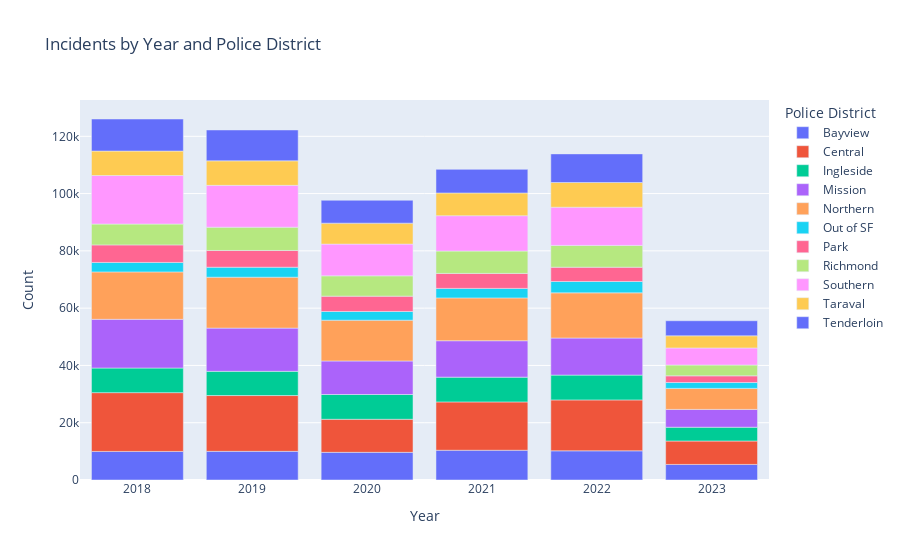

This figure's notebook cell:
### Code cell
#####################################################################
# Insight 5: Year-wise crime counts per district
#####################################################################
sql5 = """SELECT DISTINCT IncidentYear,PoliceDistrict, COUNT(1)
 FROM Incident_Details
 GROUP BY IncidentYear,PoliceDistrict 
 ORDER BY 2,1"""
insight5 = execute_sql_statement(sql5,conn) 
rows = [{'Year': row[0], 'Police District': row[1], 'Count': row[2]} for row in insight5]

fig = px.bar(rows, x='Year', y='Count', color='Police District',
             labels={'Year': 'Year', 'Count': 'Count', 'Police District': 'Police District'},
             title='Incidents by Year and Police District')
fig.show()

### Figure 1 — Plotly figure (JSON) as saved in the notebook; plotly's stock layout.template omitted (floating-point values rounded to 4 significant figures)
{"data": [{"alignmentgroup": "True", "hovertemplate": "Police District=Bayview<br>Year=%{x}<br>Count=%{y}<extra></extra>", "legendgroup": "Bayview", "marker": {"color": "#636efa", "pattern": {"shape": ""}}, "name": "Bayview", "offsetgroup": "Bayview", "orientation": "v", "showlegend": true, "textposition": "auto", "type": "bar", "x": [2018, 2019, 2020, 2021, 2022, 2023], "xaxis": "x", "y": [9974, 10006, 9660, 10386, 10189, 5436], "yaxis": "y"}, {"alignmentgroup": "True", "hovertemplate": "Police District=Central<br>Year=%{x}<br>Count=%{y}<extra></extra>", "legendgroup": "Central", "marker": {"color": "#EF553B", "pattern": {"shape": ""}}, "name": "Central", "offsetgroup": "Central", "orientation": "v", "showlegend": true, "textposition": "auto", "type": "bar", "x": [2018, 2019, 2020, 2021, 2022, 2023], "xaxis": "x", "y": [20529, 19481, 11545, 16874, 17771, 8180], "yaxis": "y"}, {"alignmentgroup": "True", "hovertemplate": "Police District=Ingleside<br>Year=%{x}<br>Count=%{y}<extra></extra>", "legendgroup": "Ingleside", "marker": {"color": "#00cc96", "pattern": {"shape": ""}}, "name": "Ingleside", "offsetgroup": "Ingleside", "orientation": "v", "showlegend": true, "textposition": "auto", "type": "bar", "x": [2018, 2019, 2020, 2021, 2022, 2023], "xaxis": "x", "y": [8594, 8451, 8642, 8649, 8663, 4807], "yaxis": "y"}, {"alignmentgroup": "True", "hovertemplate": "Police District=Mission<br>Year=%{x}<br>Count=%{y}<extra></extra>", "legendgroup": "Mission", "marker": {"color": "#ab63fa", "pattern": {"shape": ""}}, "name": "Mission", "offsetgroup": "Mission", "orientation": "v", "showlegend": true, "textposition": "auto", "type": "bar", "x": [2018, 2019, 2020, 2021, 2022, 2023], "xaxis": "x", "y": [17011, 15093, 11710, 12720, 12954, 6228], "yaxis": "y"}, {"alignmentgroup": "True", "hovertemplate": "Police District=Northern<br>Year=%{x}<br>Count=%{y}<extra></extra>", "legendgroup": "Northern", "marker": {"color": "#FFA15A", "pattern": {"shape": ""}}, "name": "Northern", "offsetgroup": "Northern", "orientation": "v", "showlegend": true, "textposition": "auto", "type": "bar", "x": [2018, 2019, 2020, 2021, 2022, 2023], "xaxis": "x", "y": [16541, 17775, 14239, 14943, 15773, 7334], "yaxis": "y"}, {"alignmentgroup": "True", "hovertemplate": "Police District=Out of SF<br>Year=%{x}<br>Count=%{y}<extra></extra>", "legendgroup": "Out of SF", "marker": {"color": "#19d3f3", "pattern": {"shape": ""}}, "name": "Out of SF", "offsetgroup": "Out of SF", "orientation": "v", "showlegend": true, "textposition": "auto", "type": "bar", "x": [2018, 2019, 2020, 2021, 2022, 2023], "xaxis": "x", "y": [3314, 3490, 3040, 3331, 3959, 2049], "yaxis": "y"}, {"alignmentgroup": "True", "hovertemplate": "Police District=Park<br>Year=%{x}<br>Count=%{y}<extra></extra>", "legendgroup": "Park", "marker": {"color": "#FF6692", "pattern": {"shape": ""}}, "name": "Park", "offsetgroup": "Park", "orientation": "v", "showlegend": true, "textposition": "auto", "type": "bar", "x": [2018, 2019, 2020, 2021, 2022, 2023], "xaxis": "x", "y": [6120, 5843, 5355, 5220, 4986, 2335], "yaxis": "y"}, {"alignmentgroup": "True", "hovertemplate": "Police District=Richmond<br>Year=%{x}<br>Count=%{y}<extra></extra>", "legendgroup": "Richmond", "marker": {"color": "#B6E880", "pattern": {"shape": ""}}, "name": "Richmond", "offsetgroup": "Richmond", "orientation": "v", "showlegend": true, "textposition": "auto", "type": "bar", "x": [2018, 2019, 2020, 2021, 2022, 2023], "xaxis": "x", "y": [7284, 8127, 7092, 7824, 7603, 3774], "yaxis": "y"}, {"alignmentgroup": "True", "hovertemplate": "Police District=Southern<br>Year=%{x}<br>Count=%{y}<extra></extra>", "legendgroup": "Southern", "marker": {"color": "#FF97FF", "pattern": {"shape": ""}}, "name": "Southern", "offsetgroup": "Southern", "orientation": "v", "showlegend": true, "textposition": "auto", "type": "bar", "x": [2018, 2019, 2020, 2021, 2022, 2023], "xaxis": "x", "y": [16944, 14610, 11084, 12337, 13353, 5962], "yaxis": "y"}, {"alignmentgroup": "True", "hovertemplate": "Police District=Taraval<br>Year=%{x}<br>Count=%{y}<extra></extra>", "legendgroup": "Taraval", "marker": {"color": "#FECB52", "pattern": {"shape": ""}}, "name": "Taraval", "offsetgroup": "Taraval", "orientation": "v", "showlegend": true, "textposition": "auto", "type": "bar", "x": [2018, 2019, 2020, 2021, 2022, 2023], "xaxis": "x", "y": [8540, 8560, 7308, 7932, 8621, 4237], "yaxis": "y"}, {"alignmentgroup": "True", "hovertemplate": "Police District=Tenderloin<br>Year=%{x}<br>Count=%{y}<extra></extra>", "legendgroup": "Tenderloin", "marker": {"color": "#636efa", "pattern": {"shape": ""}}, "name": "Tenderloin", "offsetgroup": "Tenderloin", "orientation": "v", "showlegend": true, "textposition": "auto", "type": "bar", "x": [2018, 2019, 2020, 2021, 2022, 2023], "xaxis": "x", "y": [11190, 10778, 8001, 8240, 9991, 5264], "yaxis": "y"}], "layout": {"barmode": "relative", "legend": {"title": {"text": "Police District"}, "tracegroupgap": 0}, "title": {"text": "Incidents by Year and Police District"}, "xaxis": {"anchor": "y", "domain": [0, 1], "title": {"text": "Year"}}, "yaxis": {"anchor": "x", "domain": [0, 1], "title": {"text": "Count"}}}}
